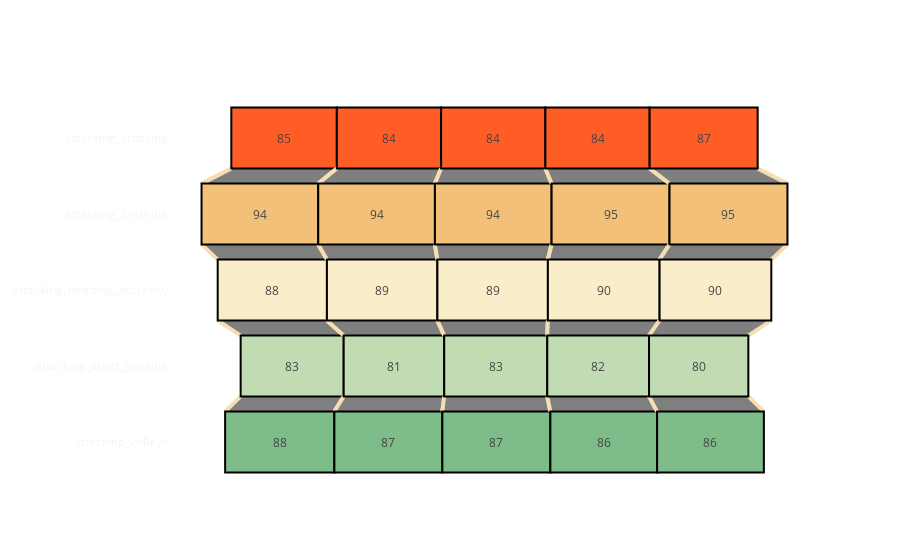

Notebook source saved alongside this figure:
### Code cell
from plotly import graph_objects as go

fig = go.Figure()

for i in range(len(years)):
  fig.add_trace(go.Funnel(
      x=list(growth_2[years[i]].values),
      y=list(growth_2.index),
      marker={
        'color':colors,
        'line': {'color':'black', 'width':2}
      },
      connector={
        'line': {'color':'wheat', 'width': 4}
      },
      hoverinfo='skip',
  ))

fig.update_layout(
    template='plotly_dark', 
    bargap=1-(0.1*bar_count),
    paper_bgcolor='rgba(0,0,0,0)',
    plot_bgcolor='rgba(0,0,0,0)',
    showlegend=False
)

fig.show()

### Figure 1 — Plotly figure (JSON) as saved in the notebook; plotly's stock layout.template omitted (floating-point values rounded to 4 significant figures)
{"data": [{"connector": {"line": {"color": "wheat", "width": 4}}, "hoverinfo": "skip", "marker": {"color": ["#FE5D26", "#F2C078", "#FAEDCA", "#C1DBB3", "#7EBC89"], "line": {"color": "black", "width": 2}}, "type": "funnel", "x": [85, 94, 88, 83, 88], "y": ["attacking_crossing", "attacking_finishing", "attacking_heading_accuracy", "attacking_short_passing", "attacking_volleys"]}, {"connector": {"line": {"color": "wheat", "width": 4}}, "hoverinfo": "skip", "marker": {"color": ["#FE5D26", "#F2C078", "#FAEDCA", "#C1DBB3", "#7EBC89"], "line": {"color": "black", "width": 2}}, "type": "funnel", "x": [84, 94, 89, 81, 87], "y": ["attacking_crossing", "attacking_finishing", "attacking_heading_accuracy", "attacking_short_passing", "attacking_volleys"]}, {"connector": {"line": {"color": "wheat", "width": 4}}, "hoverinfo": "skip", "marker": {"color": ["#FE5D26", "#F2C078", "#FAEDCA", "#C1DBB3", "#7EBC89"], "line": {"color": "black", "width": 2}}, "type": "funnel", "x": [84, 94, 89, 83, 87], "y": ["attacking_crossing", "attacking_finishing", "attacking_heading_accuracy", "attacking_short_passing", "attacking_volleys"]}, {"connector": {"line": {"color": "wheat", "width": 4}}, "hoverinfo": "skip", "marker": {"color": ["#FE5D26", "#F2C078", "#FAEDCA", "#C1DBB3", "#7EBC89"], "line": {"color": "black", "width": 2}}, "type": "funnel", "x": [84, 95, 90, 82, 86], "y": ["attacking_crossing", "attacking_finishing", "attacking_heading_accuracy", "attacking_short_passing", "attacking_volleys"]}, {"connector": {"line": {"color": "wheat", "width": 4}}, "hoverinfo": "skip", "marker": {"color": ["#FE5D26", "#F2C078", "#FAEDCA", "#C1DBB3", "#7EBC89"], "line": {"color": "black", "width": 2}}, "type": "funnel", "x": [87, 95, 90, 80, 86], "y": ["attacking_crossing", "attacking_finishing", "attacking_heading_accuracy", "attacking_short_passing", "attacking_volleys"]}], "layout": {"bargap": 0.5, "paper_bgcolor": "rgba(0,0,0,0)", "plot_bgcolor": "rgba(0,0,0,0)", "showlegend": false}}
